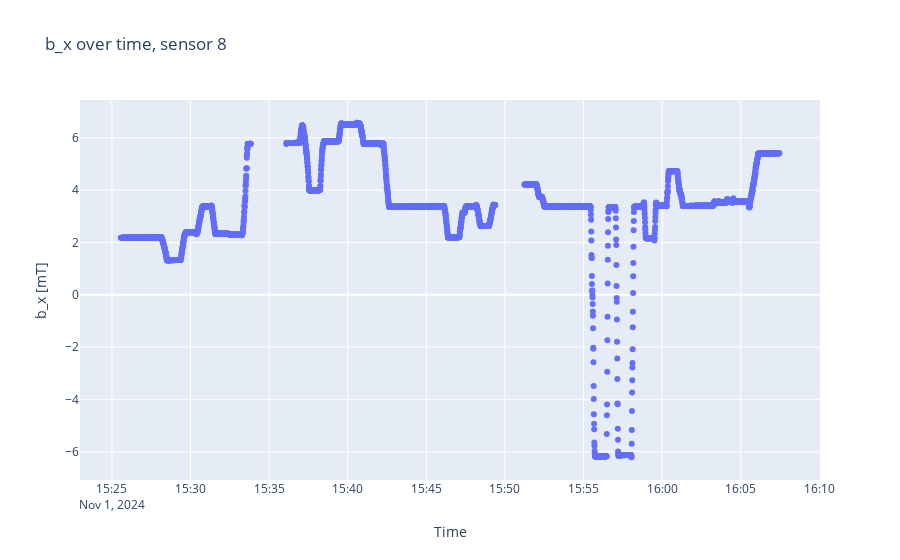
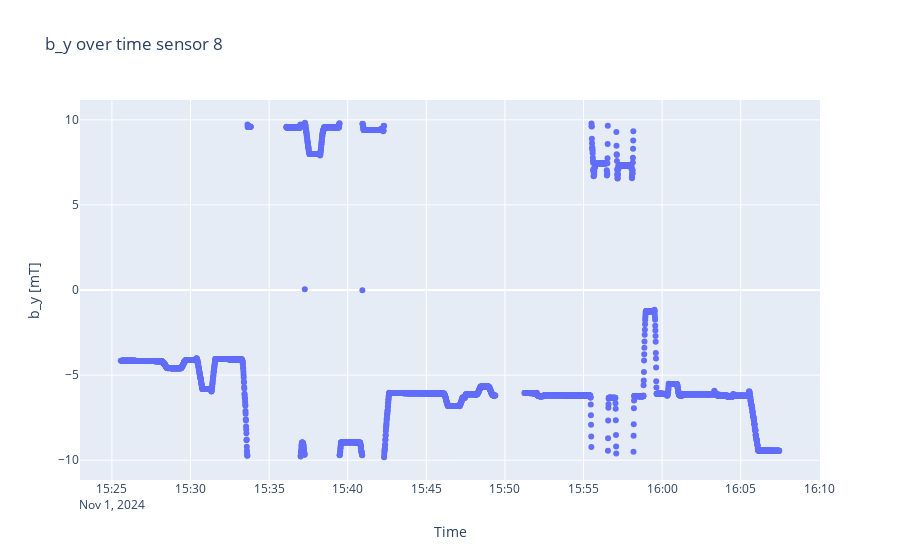
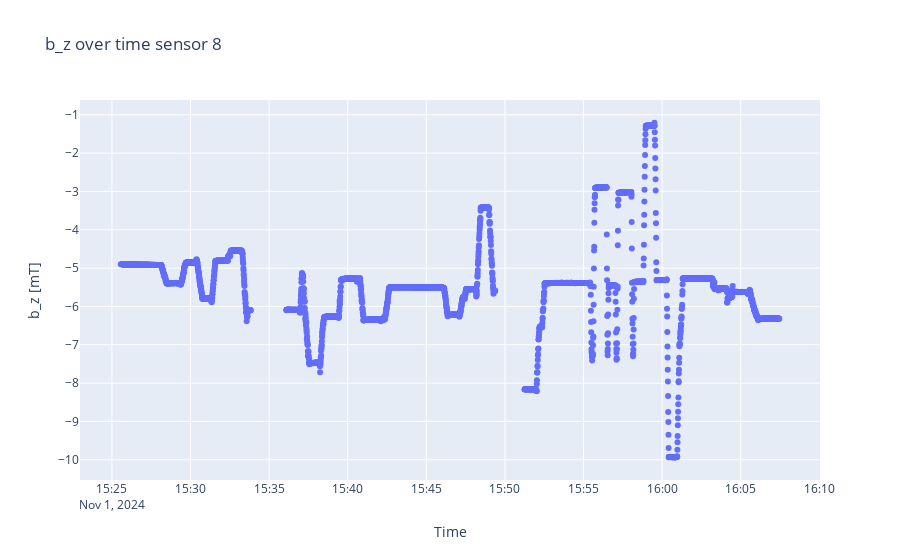

These figures' notebook cell, in order:
### Code cell
sensorplots(B, timestamps, 8)

### Figure 1 — Plotly figure (JSON) as saved in the notebook; plotly's stock layout.template omitted (floating-point values rounded to 4 significant figures; data arrays with more than 128 entries replaced by an {"elided": "..."} marker saying what was removed)
{"data": [{"mode": "markers", "type": "scatter", "x": {"elided": "4057 str values"}, "y": {"elided": "4057 float values"}}], "layout": {"title": {"text": "b_x over time, sensor 8"}, "xaxis": {"title": {"text": "Time"}}, "yaxis": {"scaleanchor": "y", "title": {"text": "b_x [mT]"}}}}

### Figure 2 — Plotly figure (JSON) as saved in the notebook; plotly's stock layout.template omitted (floating-point values rounded to 4 significant figures; data arrays with more than 128 entries replaced by an {"elided": "..."} marker saying what was removed)
{"data": [{"mode": "markers", "type": "scatter", "x": {"elided": "4057 str values"}, "y": {"elided": "4057 float values"}}], "layout": {"title": {"text": "b_y over time sensor 8"}, "xaxis": {"title": {"text": "Time"}}, "yaxis": {"scaleanchor": "y", "title": {"text": "b_y [mT]"}}}}

### Figure 3 — Plotly figure (JSON) as saved in the notebook; plotly's stock layout.template omitted (floating-point values rounded to 4 significant figures; data arrays with more than 128 entries replaced by an {"elided": "..."} marker saying what was removed)
{"data": [{"mode": "markers", "type": "scatter", "x": {"elided": "4057 str values"}, "y": {"elided": "4057 float values"}}], "layout": {"title": {"text": "b_z over time sensor 8"}, "xaxis": {"title": {"text": "Time"}}, "yaxis": {"scaleanchor": "y", "title": {"text": "b_z [mT]"}}}}
